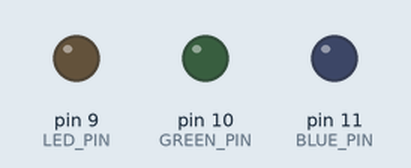
Simulated run of this sketch. Board: Arduino Uno, built with avr-gcc and run on an emulated ATmega328P. Shown: output pins drawn as LEDs (lit = HIGH).

Above: at 0.5 s.
At 1.7 s:
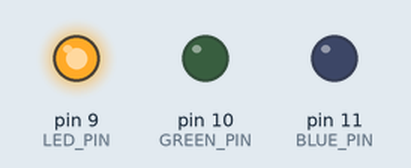
At 3.2 s:
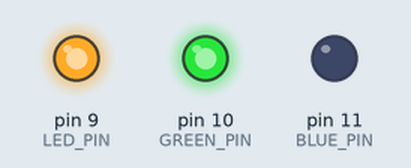
At 5.0 s:
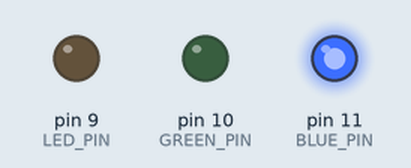
At 8.0 s:
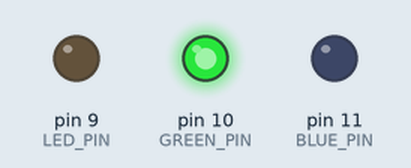
At 12.5 s:
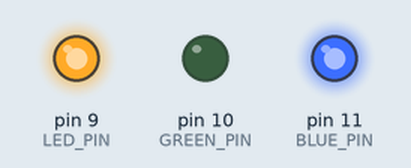
Timing chart, 0 to 13.7 s (numbered marks = the images above):
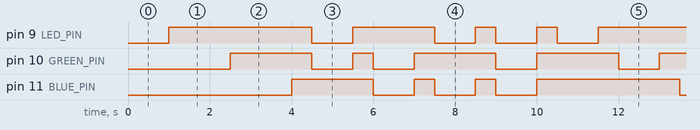

Measured:
- by itself, pin 9 (LED_PIN): repeats every 10.5 s: LOW 1.0 s, HIGH 2.0 s, 2 × (LOW 1.0 s, HIGH 0.50 s), LOW 1.0 s, HIGH 3.5 s
- by itself, pin 10 (GREEN_PIN): repeats every 10.5 s: LOW 1.0 s, HIGH 0.50 s, 3 × (LOW 1.0 s, HIGH 2.0 s)
- by itself, pin 11 (BLUE_PIN): repeats every 10.5 s: 2 × (LOW 1.0 s, HIGH 0.50 s), LOW 1.0 s, HIGH 3.5 s, LOW 1.0 s, HIGH 2.0 s

The sketch:

RGB.ino
```cpp
// กำหนดพอร์ตสำหรับ LED
const int LED_PIN = 9;  // ขา LED ต่อกับพอร์ต 9
const int GREEN_PIN = 10;  // ขา LED ต่อกับพอร์ต 9
const int BLUE_PIN = 11;  // ขา LED ต่อกับพอร์ต 9

void setup() {
  // กำหนดพอร์ตให้เป็น OUTPUT
  pinMode(LED_PIN, OUTPUT);
  pinMode(GREEN_PIN, OUTPUT);
  pinMode(BLUE_PIN, OUTPUT);
}

void loop() {
  digitalWrite(LED_PIN, LOW);   // ตั้งค่าให้ LED ดับ
  delay(1000);
  digitalWrite(LED_PIN, HIGH);  // ตั้งค่าให้ LED ติด
  delay(500);                  // หน่วงเวลา 1 วินาที (1000 มิลลิวินาที)

  digitalWrite(GREEN_PIN, LOW);   // ตั้งค่าให้ LED ดับ
  delay(1000);
  digitalWrite(GREEN_PIN, HIGH);  // ตั้งค่าให้ LED ติด
  delay(500);                  // หน่วงเวลา 1 วินาที (1000 มิลลิวินาที)

  digitalWrite(BLUE_PIN, LOW);   // ตั้งค่าให้ LED ดับ
  delay(1000);
  digitalWrite(BLUE_PIN, HIGH);  // ตั้งค่าให้ LED ติด
  delay(500);                  // หน่วงเวลา 1 วินาที (1000 มิลลิวินาที)

  digitalWrite(LED_PIN, LOW);   // แดงเขียว
  digitalWrite(GREEN_PIN, LOW);
  delay(1000);
  digitalWrite(LED_PIN, HIGH);  // ตั้งค่าให้ LED ติด
  digitalWrite(GREEN_PIN, HIGH);
  delay(500);                  // หน่วงเวลา 1 วินาที (1000 มิลลิวินาที)

  digitalWrite(GREEN_PIN, LOW);   // เขียวน้ำเงิน
  digitalWrite(BLUE_PIN, LOW);
  delay(1000);
  digitalWrite(GREEN_PIN, HIGH);  // ตั้งค่าให้ LED ติด
  digitalWrite(BLUE_PIN, HIGH);
  delay(500);                  // หน่วงเวลา 1 วินาที (1000 มิลลิวินาที)

  digitalWrite(BLUE_PIN, LOW);   // น้ำเงินแดง
  digitalWrite(LED_PIN, LOW);
  delay(1000);
  digitalWrite(BLUE_PIN, HIGH);  // ตั้งค่าให้ LED ดับ
  digitalWrite(LED_PIN, HIGH);
  delay(500);                  // หน่วงเวลา 1 วินาที (1000 มิลลิวินาที)

  digitalWrite(BLUE_PIN, LOW);   // ขาว
  digitalWrite(LED_PIN, LOW);
  digitalWrite(GREEN_PIN, LOW);
  delay(1000);
  digitalWrite(BLUE_PIN, HIGH);  // ตั้งค่าให้ LED ดับ
  digitalWrite(LED_PIN, HIGH);
  digitalWrite(GREEN_PIN, HIGH);
  delay(500);                  // หน่วงเวลา 1 วินาที (1000 มิลลิวินาที)
}
```
